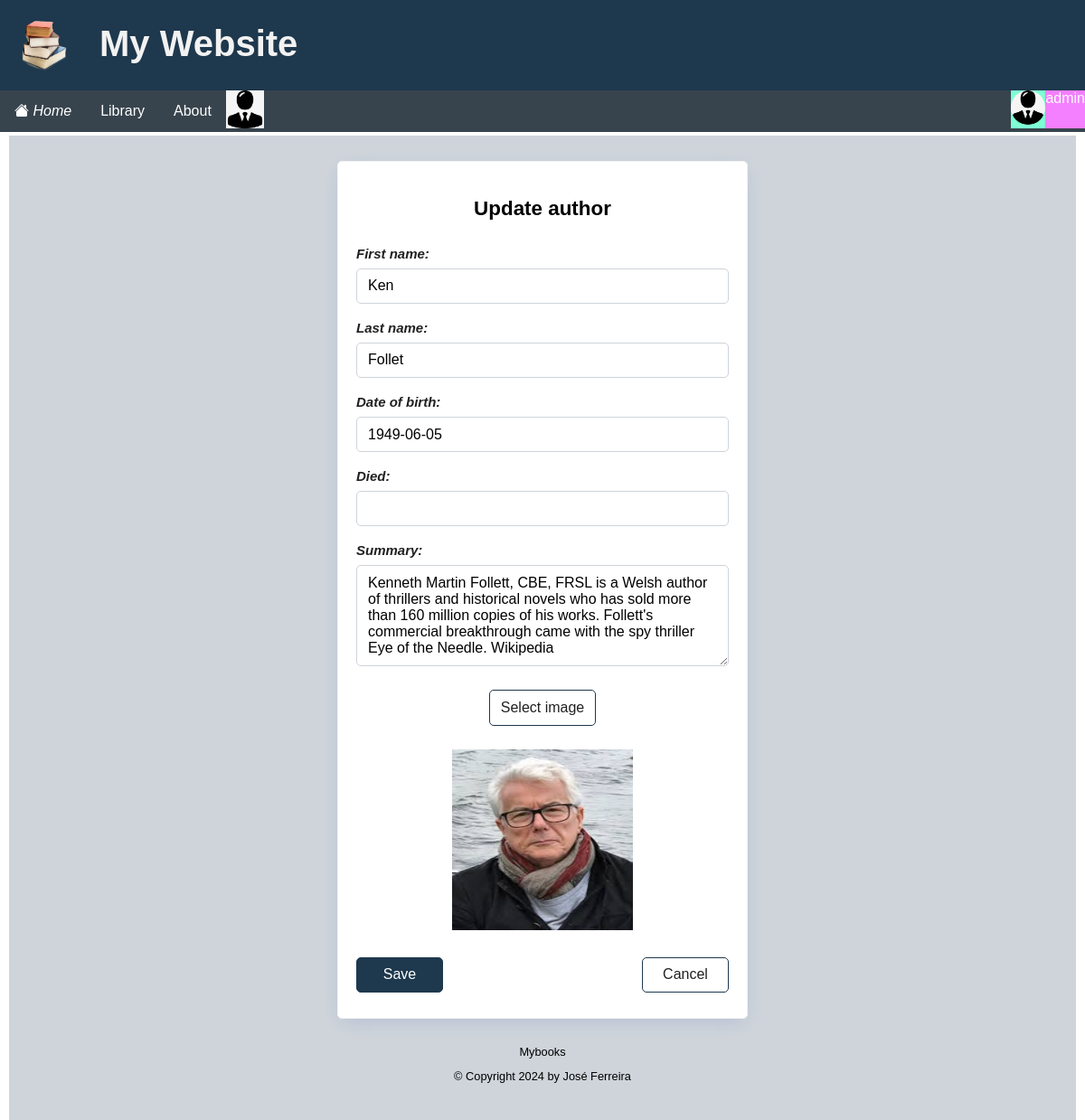
Page /author/update/2/ (signed in) on the committed database.
### apps/accounts/models.py (models this page shows, shortened)
class Profile(models.Model):
    user = models.OneToOneField(User, on_delete=models.CASCADE)
    avatar = models.ImageField(default='avatar.jpg', upload_to=image_file_path)

### apps/books/models.py (models this page shows, shortened)
class Author(models.Model):
    first_name = models.CharField(max_length=100)
    last_name = models.CharField(max_length=100)
    date_of_birth = models.DateField(null=True, blank=True)
    date_of_death = models.DateField('Died', null=True, blank=True)
    headshot = models.ImageField(upload_to=upload_to_authors, default='author.png', null=True)
    summary = models.TextField(max_length=500, null=True, blank=True)
    created_by = models.ForeignKey(User, on_delete=models.CASCADE, default=1)
    created = models.DateTimeField(auto_now_add=True)
    modified = models.DateTimeField(auto_now=True)
    class Meta:
        ordering = ["first_name"]

### apps/books/views.py (the view, shortened to what this page needs)
# urls.py: path('author/update/<int:pk>/', views.AuthorUpdate.as_view(),name='author-update'),
class AuthorUpdate(LoginRequiredMixin, UpdateView):
    model = Author
    fields = ['first_name', 'last_name', 'date_of_birth', 'date_of_death','summary']
    success_url = reverse_lazy('authors')

### templates/books/author_form.html (shortened to what this page needs)
{% extends "base.html" %}
{% block content %}
<div class="center-panel">
	<form method="POST" enctype="multipart/form-data" class="form-card">
	 	<h2>{% if author %} Update {% else %} Add {% endif %} author</h2>
		{% for field in form %}
			<label class="label">{{ field.label_tag }}</label>
			{{ field }}
		{% endfor %}
		<br>
		<div class="form-buttons">
			<div class="btn btn-load">
				<label for="headshot">Select image</label>
			</div>
		</div>
		<br>
		<div class="image">
			{% if author.headshot %}
			<img id="headshot-image" src="{{ author.headshot.url }}" alt="{{ author.first_name }} {{ author.last_name }}" alt="headshot-image"
			accept=".jpeg, .png" width="200" height="200"/>
			{% else %}
			{%load static %}
			{% endif %}
		</div>
		<br>
		<div class="form-buttons">
			<input type="submit" value="Save" class="btn btn-primary"/>
			<a href="{% url 'authors' %}" class="btn btn-outline">Cancel</a>
		</div>
	</form>
</div>
{% endblock content %}

### templates/base.html (shortened to what this page needs)
{% load i18n %}
<!DOCTYPE html>
<html lang="en">
    <head>
        {%load static %}
        <link rel="stylesheet" href="{% static 'css/style.css' %}" />
    </head>
    <body>
        <header class="header">
            <a href="#"><img class="logo" src="{% static 'images/logo.png' %}" alt="logo"></a>
            <h1>My Website</h1>
            <ul class="topnav">
                {% if request.user.is_authenticated %}
                <li class="active"><a href="{%url 'home'%}"><i class="bi bi-house-fill"> Home </i></a></li>
                {% else %}
                <li class="active"><a href="{%url 'index'%}"><i class="bi bi-house-fill"> Home </i></a></li>
                {% endif %}
                {% block navbar %}
                <li class="left">
                    {% if request.user.is_authenticated %}
                    <div class="dropdown left">
                        <button class="dropbtn">Library</button>
                    </div>
                    {% endif %}
                </li>
                {% endblock navbar %}
                <li><a href="{% url 'about' %}">About</a></li>
                <li class="left">
                    {% if request.user.is_authenticated %}
                        {% if user.profile %}
                            <img src="{{ user.profile.avatar.url }}" alt="{{ user.username }}" width="42" height="42"/>
                        {% endif %}
                    {% endif %}
                </li>
                {% if request.user.is_authenticated %}
                <li class="right">
                    <div class="dropdown right">
                        <button class="dropbtn" style="background-color: rgb(244, 127, 255); margin: 0%; padding: 0%;">
                            {{ request.user }}
                            <div style="background-color: aquamarine; float: left; margin: 0%; padding: 0%;">
                                {% if user.profile %}
                                <img src="{{ user.profile.avatar.url }}" alt="{{ user.username }}" width="38" height="38" style="border-radius: 25px;"/>
                                {% endif %}
                            </div>
                        </button>
                    </div>
                </li>
                {% else %}
                <li class="right">
                    <a href="{% url 'login' %}">Login</a>
                    <a href="{% url 'register' %}">Join Now</a>
                </li>
                {% endif %}
            </ul>
        </header>
        <main class="main">
            <div class="container">
            {%block content %}
            {%endblock content%}
            </div>
        </main>
        <footer class="footer">
            <div class="container">
                <p>Mybooks</p>
                <p>&copy; Copyright {% now "Y" %} by José Ferreira</p>
            </div>
        </footer>
    </body>
</html>

### static/css/style.css (style rules this page uses)
:root { --color-body: #ffffff; --color-header: #253f85; --color-nav: #38444d; --color-load-button: #2e6357; --color-footer: #ced4da; --color-primary: #1e384d; --color-secondary: #38444d; --color-secondary-hover: #2f91e2; --color-tertiary: #e4ebf7; --color-tertiary-hover: #a1c6e4; --color-light: #f2f2f2; --color-gray: #ced4da; --color-dark: #212121; --color-white: #ffffff; --color-error: #cf1616; --color-warning: #ffc900; --color-info: #02a2b9; --color-success: #1ba345; --color-input: #0084a5; --color-danger: #cf1616; --border-radius: 5px; }
* { box-sizing: border-box; text-rendering: optimizeLegibility; }
html, body { height: 100%; }
body { font-family: Arial; padding: 10px; background: var(--color-body); margin: 0; }
h1 { font-size: 2rem; line-height: 1.5; }
h2 { font-size: 1.4rem; }
a { color: var(--color-primary); text-decoration: none; }
.container { max-width: 960px; margin: 0 auto; padding: 0.5rem; }
.header { position: fixed; top: 0; left: 0; margin: 0; width: 100%; height: 100px; list-style-type: none; margin: 0; padding: 0; z-index: 5; overflow: hidden; background: var(--color-primary); }
.header h1 { position: relative; margin: 18px; left: 30px; color: var(--color-light); font-size: 40px; }
.logo { padding-top: 15px; padding-left: 15px; width: 80px; height: 80px; float: left; }
.topnav { position: fixed; top: 100px; left: 0; width: 100%; height: 46px; list-style-type: none; margin: 0; padding: 0; z-index: 5; overflow: visible; background-color: var(--color-secondary); }
.topnav li { float: left; background-color: var(--color-secondary); }
.topnav li.right { float: right; background-color: var(--color-secondary); }
.topnav li a { position: relative; display: inline-block; color: white; text-align: center; padding: 14px 16px; text-decoration: none; }
.topnav .dropdown { position: relative; display: inline-block; }
.topnav .dropdown.right { float: right; }
.topnav .dropdown.left { float: left; }
.topnav .dropbtn { background-color: var(--color-secondary); color: white; padding: 14px 16px; font-size: 16px; border: none; cursor: pointer; }
.footer { position: relative; top: 100px; padding: 20px; margin-top: 20px; font-size: 0.8rem; text-align: center; background: var(--color-footer); }
.main { position: relative; top: 140px; left: 0; margin: 0; padding: 0; z-index: 1; background-color: var(--color-gray); }
.form-card { border: solid 1px var(--color-light); padding: 20px; margin-top: 20px; border-radius: var(--border-radius); box-shadow: rgb(11 43 158 / 15%) 0px 6px 20px -6px; min-width: 400px; background-color: white; }
form > * { display: block; margin-bottom: 0.5rem; }
.form-buttons { display: flex; justify-content: space-between; align-items: center; gap: 0.75rem; }
.form-card h2 { text-align: center; padding-bottom: 10px; }
.label { padding-top: 10px; font-size: 15px; font-weight: bold; font-style: italic; color: var(--color-dark) }
input[type='text'], input[type='number'], input[type='email'], input[type='password'], select, textarea { border-radius: var(--border-radius); border: solid 1px var(--color-gray); width: 100%; padding: 0.6rem 0.75rem; }
textarea { max-height: 7rem; }
input, select, textarea, button { font: inherit; }
.btn { padding: 0.6rem 0.75rem; border-radius: var(--border-radius); background-color: var(--color-white); border: solid 1px var(--color-white); color: var(--color-dark); cursor: pointer; text-decoration: none; font-size: 1rem; min-width: 6rem; text-align: center; }
.btn-outline { border: solid 1px var(--color-primary); }
.btn-primary { border: solid 1px var(--color-primary); background-color: var(--color-primary); color: var(--color-white); }
.btn-load { border: solid 1px var(--color-primary); color: var(--color-dark); margin: auto; }
.center-panel { display: flex; flex-direction: column; align-items: center; min-height: 70vh; }
.image { max-width: fit-content; margin-left: auto; margin-right: auto; }

### rows in the picture
Author: form "Ken" "Follet" "1949-06-05" "Kenneth Martin Follett, CBE, FRSL is a Welsh author of thrillers and historical novels who has sold more than 160 million copies of his works. Follett's commercial breakthrough came with the spy thriller Eye of the Needle. Wikipedia", headshot (picture)

### other values in the picture
{{ request.user }} "admin"
{{ field.label_tag }} "First name:" "Last name:" "Date of birth:" "Died:" "Summary:"
